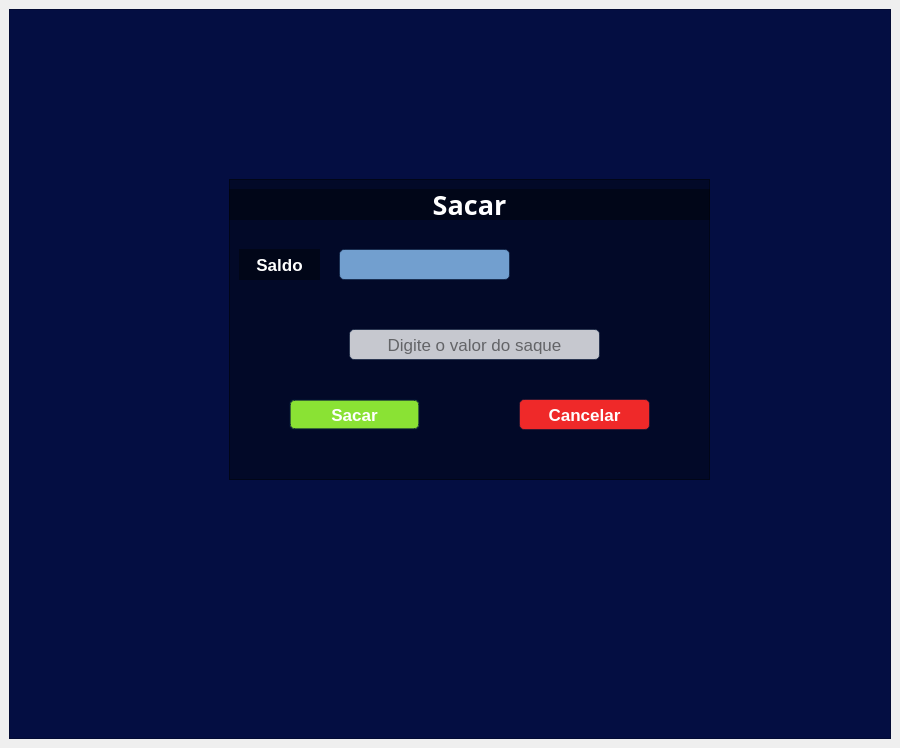
<?xml version="1.0" encoding="UTF-8"?>
<ui version="4.0">
 <class>tela_saque</class>
 <widget class="QMainWindow" name="tela_saque">
  <property name="geometry">
   <rect>
    <x>0</x>
    <y>0</y>
    <width>900</width>
    <height>748</height>
   </rect>
  </property>
  <property name="minimumSize">
   <size>
    <width>540</width>
    <height>650</height>
   </size>
  </property>
  <property name="maximumSize">
   <size>
    <width>1024</width>
    <height>748</height>
   </size>
  </property>
  <property name="windowTitle">
   <string>MainWindow</string>
  </property>
  <widget class="QWidget" name="centralwidget">
   <layout class="QVBoxLayout" name="verticalLayout">
    <item>
     <widget class="QFrame" name="frame">
      <property name="styleSheet">
       <string notr="true">background-color: rgb(4, 14, 66);
color: rgb(255, 255, 255);</string>
      </property>
      <property name="frameShape">
       <enum>QFrame::StyledPanel</enum>
      </property>
      <property name="frameShadow">
       <enum>QFrame::Raised</enum>
      </property>
      <widget class="QLabel" name="label_2">
       <property name="geometry">
        <rect>
         <x>360</x>
         <y>20</y>
         <width>201</width>
         <height>131</height>
        </rect>
       </property>
       <property name="text">
        <string/>
       </property>
       <property name="pixmap">
        <pixmap>../imagens/icon_extrato2.png</pixmap>
       </property>
       <property name="scaledContents">
        <bool>true</bool>
       </property>
      </widget>
      <widget class="QFrame" name="frame_2">
       <property name="geometry">
        <rect>
         <x>220</x>
         <y>170</y>
         <width>481</width>
         <height>301</height>
        </rect>
       </property>
       <property name="styleSheet">
        <string notr="true">background-color: rgba(1, 0, 0, 99);
marggin: auto;</string>
       </property>
       <property name="frameShape">
        <enum>QFrame::StyledPanel</enum>
       </property>
       <property name="frameShadow">
        <enum>QFrame::Raised</enum>
       </property>
       <widget class="QLineEdit" name="lineEdit">
        <property name="geometry">
         <rect>
          <x>120</x>
          <y>150</y>
          <width>251</width>
          <height>31</height>
         </rect>
        </property>
        <property name="font">
         <font>
          <pointsize>13</pointsize>
         </font>
        </property>
        <property name="styleSheet">
         <string notr="true">border-radius: 5px;
background-color: rgba(255, 255, 255, 198);
border: 1px solid rgba(3, 20, 52, 150);
color: rgb(0, 0, 0);</string>
        </property>
        <property name="text">
         <string/>
        </property>
        <property name="alignment">
         <set>Qt::AlignCenter</set>
        </property>
        <property name="placeholderText">
         <string>Digite o valor do saque</string>
        </property>
       </widget>
       <widget class="QLabel" name="label">
        <property name="geometry">
         <rect>
          <x>0</x>
          <y>10</y>
          <width>481</width>
          <height>31</height>
         </rect>
        </property>
        <property name="font">
         <font>
          <family>Sans Serif</family>
          <pointsize>20</pointsize>
          <weight>75</weight>
          <bold>true</bold>
         </font>
        </property>
        <property name="text">
         <string>Sacar</string>
        </property>
        <property name="alignment">
         <set>Qt::AlignCenter</set>
        </property>
       </widget>
       <widget class="QPushButton" name="pushButton">
        <property name="geometry">
         <rect>
          <x>60</x>
          <y>220</y>
          <width>131</width>
          <height>31</height>
         </rect>
        </property>
        <property name="font">
         <font>
          <pointsize>13</pointsize>
          <weight>75</weight>
          <bold>true</bold>
         </font>
        </property>
        <property name="styleSheet">
         <string notr="true">QPushButton{
border-radius: 5px;
background-color: rgb(138, 226, 52);
border: 2px solid rgba(3, 20, 52, 150);
color: rgb(255, 255, 255);
}

QPushButton:hover{

background-color: rgb(78, 154, 6);
color: rgb(0, 0, 0);
}

</string>
        </property>
        <property name="text">
         <string>Sacar</string>
        </property>
       </widget>
       <widget class="QPushButton" name="pushButton_2">
        <property name="geometry">
         <rect>
          <x>290</x>
          <y>220</y>
          <width>131</width>
          <height>31</height>
         </rect>
        </property>
        <property name="font">
         <font>
          <pointsize>13</pointsize>
          <weight>75</weight>
          <bold>true</bold>
         </font>
        </property>
        <property name="styleSheet">
         <string notr="true">QPushButton{
border-radius: 5px;
background-color: rgb(239, 41, 41);
border: 1px solid rgba(3, 20, 52, 150);
color: rgb(255, 255, 255);
}

QPushButton:hover{
background-color: rgb(164, 0, 0);
color: rgb(0, 0, 0)

}
</string>
        </property>
        <property name="text">
         <string>Cancelar</string>
        </property>
       </widget>
       <widget class="QLabel" name="label_3">
        <property name="geometry">
         <rect>
          <x>10</x>
          <y>70</y>
          <width>81</width>
          <height>31</height>
         </rect>
        </property>
        <property name="font">
         <font>
          <pointsize>13</pointsize>
          <weight>75</weight>
          <bold>true</bold>
         </font>
        </property>
        <property name="text">
         <string>Saldo</string>
        </property>
        <property name="alignment">
         <set>Qt::AlignCenter</set>
        </property>
       </widget>
       <widget class="QLineEdit" name="lineEdit_2">
        <property name="geometry">
         <rect>
          <x>110</x>
          <y>70</y>
          <width>171</width>
          <height>31</height>
         </rect>
        </property>
        <property name="font">
         <font>
          <pointsize>13</pointsize>
         </font>
        </property>
        <property name="styleSheet">
         <string notr="true">border-radius: 5px;
background-color: rgb(114, 159, 207);
border: 1px solid rgba(3, 20, 52, 150);
color: rgb(0, 0, 0);</string>
        </property>
        <property name="text">
         <string/>
        </property>
        <property name="alignment">
         <set>Qt::AlignCenter</set>
        </property>
        <property name="placeholderText">
         <string/>
        </property>
       </widget>
      </widget>
     </widget>
    </item>
   </layout>
  </widget>
 </widget>
 <resources/>
 <connections/>
</ui>
